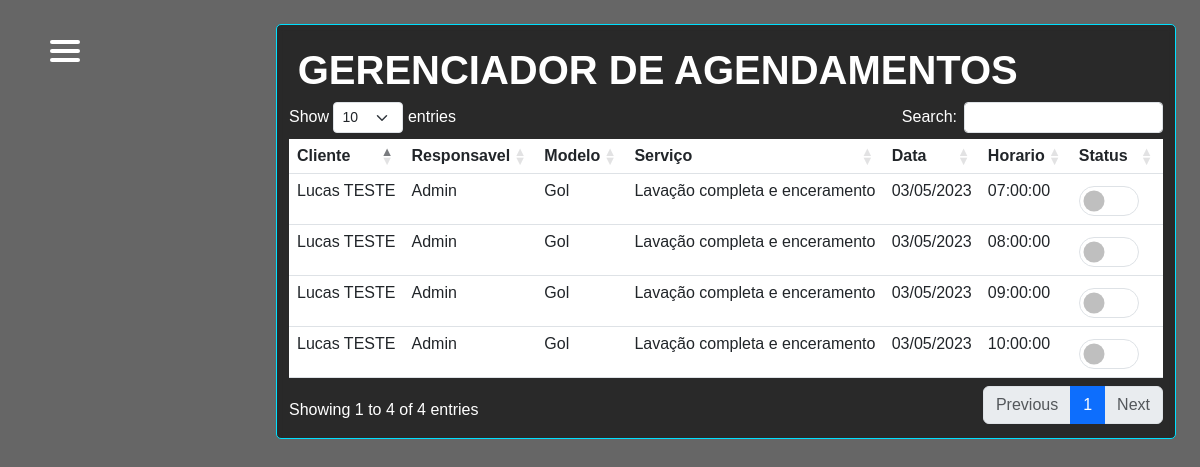
/view/workpage.php (signed in), run on the app's committed database.
### tables this page shows
CREATE TABLE  agendamento(
id_agendamento int NOT NULL PRIMARY KEY AUTO_INCREMENT,
id_user int,
id_car int,
id_func int,
id_servico int,
data_agen date,
hora_disp time,
status int);

CREATE TABLE usuarios(
id_user int NOT NULL PRIMARY KEY AUTO_INCREMENT,
cpf varchar(15),
data_nasc date,
idade int,
username varchar(100),
email varchar(150),
pass_key varchar(200),
cellphone varchar(15),
telephone varchar(15),
address varchar(200),
number_home int (10),
complement varchar(200),
district varchar(100),
city varchar(100),
state varchar(2),
zip varchar(10), 
data_reg datetime,
sts int);

CREATE TABLE funcionarios(
id_func int NOT NULL PRIMARY KEY AUTO_INCREMENT,
nome_func varchar(255),
email varchar(100),
data_nasc date,
idade int,
cpf varchar(45),
funcao varchar(45),
salario decimal(10,2),
senha varchar(150),
cep varchar(20),
endereco varchar(100),
number_home varchar(20),
celular varchar(45),
telefone varchar(45),
bairro varchar(100),
cidade varchar(100),
estado varchar(2),
data_emissao date,
permissao int,
sts int);

CREATE TABLE carros(
id_car int NOT NULL PRIMARY KEY AUTO_INCREMENT,
id_user int,
modelo varchar (200),
marca varchar (100),
ano year,
tipo varchar(100),
porte varchar(100),
placa varchar(100),
CONSTRAINT fkcar FOREIGN KEY (id_user)
REFERENCES usuarios (id_user));

CREATE TABLE servicos(
id_servico int NOT NULL PRIMARY KEY AUTO_INCREMENT,
id_func int,
cod_serv int,
servico varchar (100),
valor decimal(10,2),
tempo_servico varchar(50),
CONSTRAINT fkserv FOREIGN KEY (id_func)
REFERENCES funcionarios (id_func));

### view/workpage.php (the view, shortened to what this page needs)
<?php
require_once '../config/conexao.php';
require_once 'header.php';
if ($_SESSION['permissao'] == 1){
?>
<div class="container-detail-table">
    <h1 class="title">GERENCIADOR DE AGENDAMENTOS</h1>
<table id="tableServ" class="table table-responsive" style="width:100%; color: white;">
        <thead>
            <tr>
                <th>Cliente</th>
                <th>Responsavel</th>
                <th>Modelo</th>
                <th>Serviço</th>
                <th>Data</th>
                <th>Horario</th>
                <th>Status</th>
            </tr>
        </thead>
        <tbody>
            <?php
            $i = 0;
            $sql = 'SELECT id_agendamento, u.username, f.nome_func, c.modelo, s.servico, a.data_agen, hora_disp, a.status FROM agendamento AS a
            INNER JOIN funcionarios AS f
            ON a.id_func = f.id_func
            INNER JOIN usuarios AS u
            ON a.id_user = u.id_user
            INNER JOIN servicos AS s
            ON a.id_servico = s.id_servico
            INNER JOIN carros AS c
            ON a.id_car = c.id_car;';
            $result = mysqli_query($conn, $sql);
            while($ag = mysqli_fetch_array($result)){
                if($ag[7] == 1){
                    echo '<tr style="background-color: rgba(163, 0, 0, 0.3);">';
                }else{
                    echo '<tr id="line-'. $i .'">';
                }
                ?>
                <td><?php echo $ag[1];?></td>
                <td><?php echo $ag[2];?></td>
                <td><?php echo $ag[3];?></td>
                <td><?php echo $ag[4];?></td>
                <td><?php echo date('d/m/Y', strtotime($ag[5]));?></td>
                <td><?php echo $ag[6]; ?></td>
                <td>
                    <?php
                    if($ag[7] == 1){
                    ?>
                    <div class="form-check form-switch">
                        <input class="form-check-input" style="width:60px; height: 30px; margin-right: 1rem;" type="checkbox" id="flexSwitchCheckDisabled" disabled>
                        <label class="form-check-label" for="flexSwitchCheckCheckedDisabled"></label>
                    </div>
                    <?php
                    }else{
                    ?>
                    <div class="form-check form-switch">
                        <input class="form-check-input" style="width:60px; height: 30px; margin-right: 1rem;" type="checkbox" id="status_<?php echo $i; ?>" name="status">
                    </div>
                    <?php
                    }
                ?>
                </div>
                </td>
                <?php
            echo '</tr>';
            $i++;
            }
            ?>
</body>
</html>
    <?php
    }
    ?>

### view/header.php (shortened to what this page needs)
<head>
    <link href="https://cdn.jsdelivr.net/npm/bootstrap@5.3.0-alpha3/dist/css/bootstrap.min.css" rel="stylesheet">
    <link rel="stylesheet" href="../assets/css/index.css">
    <link href="https://getbootstrap.com/docs/5.3/assets/css/docs.css" rel="stylesheet">
    <link rel="stylesheet" href="https://cdn.datatables.net/1.13.4/css/dataTables.bootstrap5.min.css">
    <link rel="stylesheet" type="text/css" href="https://cdn.jsdelivr.net/npm/toastify-js/src/toastify.min.css">
</head>
<body style="background: linear-gradient(rgba(0, 0, 0, 0.6), rgba(0, 0, 0, 0.6)), url(../assets/images/lindo-carro-no-servico-de-lavagem.jpg); background-size: cover;">
<div class="menuToggle" style="z-index: 1;">
    <span style="z-index: 1000000;"></span>
    <span style="z-index: 1000000;"></span>
    <span style="z-index: 1000000;"></span>
      </div>

### assets/css/index.css (style rules this page uses)
* { margin: 0; padding: 0; box-sizing: border-box; }
body { background: linear-gradient(rgba(0, 0, 0, 0.6), rgba(0, 0, 0, 0.6)), url(/assets/images/lindo-carro-no-servico-de-lavagem.jpg); background-size: cover; font-family: "Avenir Next", "Avenir", sans-serif; }
.title { font-weight: bold; margin: 1%; }
.menuToggle { position: fixed; margin: 16px 0 0 50px; }
.menuToggle span { display: block; width: 30px; text-align: center; height: 4px; margin-bottom: 5px; position: relative; background: #ffffff; border-radius: 5px; transform-origin: 1px 0px; transition: transform 0.5s cubic-bezier(0.77, 0.2, 0.05, 1.0), background 0.5s cubic-bezier(0.77, 0.2, 0.05, 1.0), opacity 0.55s ease; }
.menuToggle span:nth-last-child(2) { transform-origin: 0% 100%; }
.container-detail-table { background-color: #8b8b8b; width: 75%; height: auto; padding: 1%; margin: 2% 0 2% 23%; background-color: transparent; border: #00E0FF 1px solid; border-radius: 5px; background-color: rgba(0, 0, 0, 0.6); color: #FFFF; backdrop-filter: blur(0.2rem); }

### data on the page
agendamento: id_user.username "Lucas TESTE", id_func.nome_func "Admin", id_car.modelo "Gol", id_servico.servico "Lavação completa e enceramento", data_agen "03/05/2023", hora_disp "07:00:00"
agendamento: id_user.username "Lucas TESTE", id_func.nome_func "Admin", id_car.modelo "Gol", id_servico.servico "Lavação completa e enceramento", data_agen "03/05/2023", hora_disp "08:00:00"
agendamento: id_user.username "Lucas TESTE", id_func.nome_func "Admin", id_car.modelo "Gol", id_servico.servico "Lavação completa e enceramento", data_agen "03/05/2023", hora_disp "09:00:00"
agendamento: id_user.username "Lucas TESTE", id_func.nome_func "Admin", id_car.modelo "Gol", id_servico.servico "Lavação completa e enceramento", data_agen "03/05/2023", hora_disp "10:00:00"
